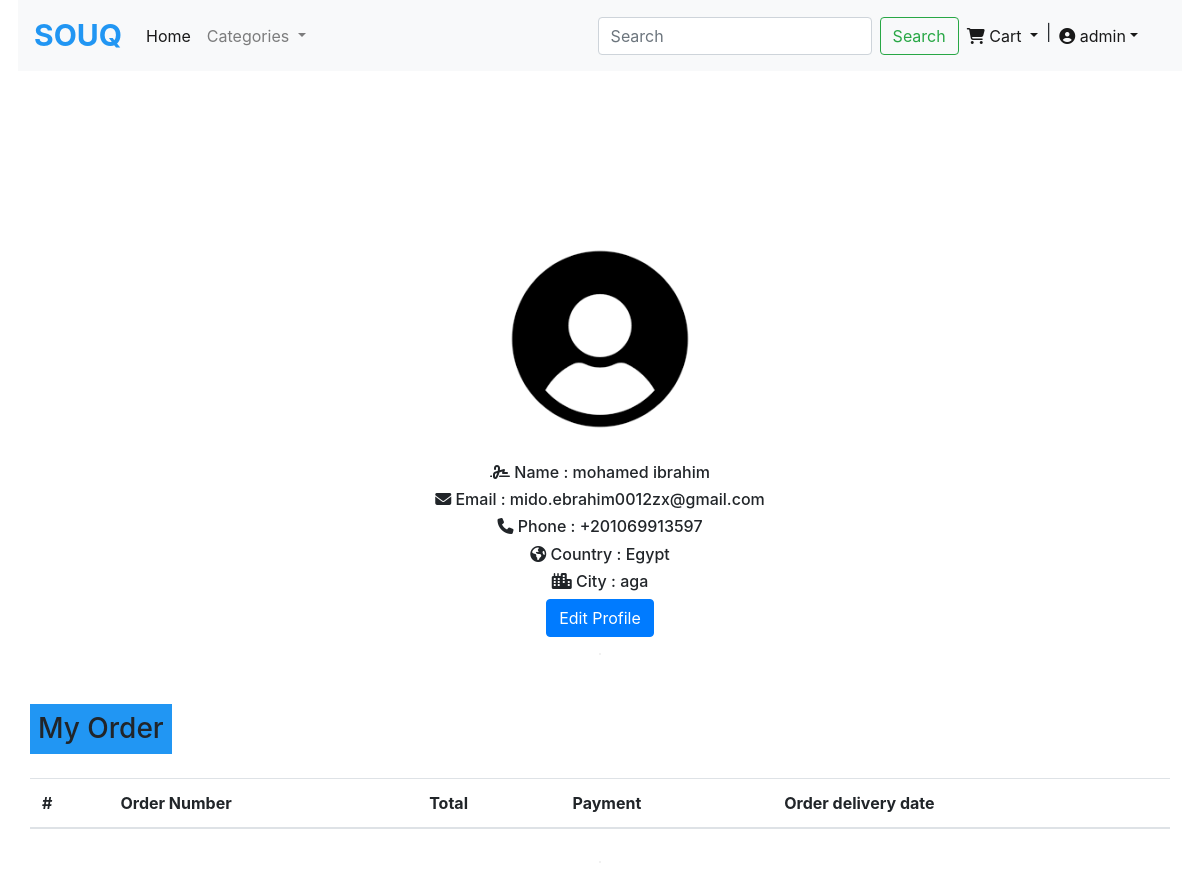
Screenshot of /accounts/profile/admin (signed in) with the database file from the repository.
### accounts/models.py (models this page shows, shortened)
class Profile(models.Model):
    user=models.OneToOneField(User, verbose_name=_("user"), on_delete=models.CASCADE)
    productfavorites=models.ManyToManyField(Product,blank=True,null=True)
    phone=models.CharField(max_length=20,verbose_name=_("phone"))
    slug=models.SlugField(blank=True, null=True)
    image=models.ImageField(upload_to='profile/',blank=True, null=True)
    country=CountryField(blank_label='select country')
    adress=models.CharField(max_length=100)
    join_date=models.DateTimeField(verbose_name=_("Created At"), default=datetime.now)
    class Meta:
        verbose_name = _("Profile")
        verbose_name_plural = _("Profiles")
    def create_profile(sender ,*args, **kwargs):
        if kwargs['created']:
            user_profile=Profile.objects.create(user=kwargs['instance'])
    post_save.connect(create_profile , sender=User)

### accounts/views.py (the view)
# urls.py: path('profile/<slug:slug>',views.profile ,name='profile'),
@login_required(login_url='/accounts/login/')
def profile(request,slug):
    profile=get_object_or_404(Profile,slug=slug)
    if request.user.id == profile.user.id:
        context={'profile':profile}
        return render(request,'profile.html',context)
    else:
        return HttpResponseForbidden("You don't have permission to view this profile.")

### orders/order_context_processors.py (called while the page is built, shortened)
def get_detail(request):
    if  request.user.is_authenticated:
        if Order.objects.filter(user=request.user, is_finished=False).exists():
            order = Order.objects.get(user=request.user, is_finished=False)
            orderdetails = OrderDetails.objects.filter(order=order)
            total=0
            for sub in orderdetails:
                total += sub.cost * sub.quantity
            return {'orderdetails': orderdetails,
                    'total':total}
        else:
            return {}
    else:
        return {}

def order_payment(request):
    if request.user.is_authenticated:
        orders = Order.objects.all().filter(user=request.user)
        order_list = []
        return {'orders': order_list}
    else:
        return {}

### accounts/templates/profile.html (shortened to what this page needs)
{% extends 'base.html' %}
{% load static %}
{% block body %}
    <main class="mt-5 pt-4">
        <div class="container dark-grey-text mt-5">
          <div class="row">
            <div class="container ">
            <div class="row mt-5">
              <div class="profile-imgg col-md-12">
                {% if profile.image  %}
                <img class="profile-img" src="{{profile.image.url}}" alt="card-img-top">
                {% else %}
                  <img class="profile-img-defult" src="{% static 'img/user_no_image.png' %}" alt="card-img-top">
                {% endif %}
              </div>
              <div class="info mt-4 col-md-12">
                <h6><i class="fa-solid fa-signature"></i> Name : {{profile.user.first_name}} {{profile.user.last_name}} </h6>
                <h6><i class="fa-solid fa-envelope"></i> Email : {{profile.user.email}} </h6>
                <h6><i class="fa-solid fa-phone"></i> Phone : {{profile.phone}} </h6>
                <h6><i class="fa-solid fa-earth-americas"></i> Country : {{profile.country.name}} </h6>
                <h6><i class="fa-sharp fa-solid fa-city"></i> City : {{profile.adress}} </h6>
                <a class="btn btn-outline-success-modify my-2 my-sm-0" href="{% url 'accounts:edit' slug=user.profile.slug%}">Edit Profile</a>
              </div>
            </div>
          </div>
          <hr>
          <div class="container">
            <div class="row mt-4">
              <h3 class="p-2 mb-4" style="background-color: #2196f3;">My Order</h3>
              <table class="table">
                <thead>
                  <tr>
                    <th scope="col">#</th>
                    <th scope="col">Order Number</th>
                    <th scope="col">Total</th>
                    <th scope="col">Payment</th>
                    <th scope="col">Order delivery date</th>
                  </tr>
                </thead>
                </table>
                <hr>
            </div>
          </div>
          </div>
        </div>
    </main>
{% endblock body %}

### templates/navbar.html (shortened to what this page needs)
<div class="containerrrr" style="width: 97%; margin:0 auto;">
  <nav class="navbar navbar-expand-lg navbar-light bg-light">
   <a class="navbar-brand " style="color: #2196f3;font-weight:bold;font-size:30px" href="{% url 'product:product_list' %}">SOUQ</a>
   <div class="collapse navbar-collapse" id="navbarSupportedContent">
     <ul class="navbar-nav mr-auto">
       <li class="nav-item active">
         <a class="nav-link" href="#">Home </a>
       </li>
       <li class="nav-item dropdown">
           <a class="nav-link dropdown-toggle" href="#" role="button" data-toggle="dropdown" aria-expanded="false">
               Categories
           </a>
       </li>
     </ul>
     <form class="form-inline my-2 my-lg-0" action="{% url 'products:product_list' %}">
       <input class="form-control mr-sm-2" type="search" name="searchname" placeholder="Search" aria-label="Search">
       <button class="btn btn-outline-success my-2 my-sm-0" type="submit">Search</button>
     </form>
     <ul class="navbar-nav">
      {% if user.is_authenticated %}
        <li class="nav-item dropdown">
          <a class="nav-link dropdown-toggle active" href="#" id="navbarDropdown" role="button" data-toggle="dropdown" aria-haspopup="true" aria-expanded="false">
            <i class="fas fa-shopping-cart"></i> Cart
          </a>
        </li>
        {% endif %}
      {% if user.is_authenticated %}
       <span class="mt-1" >
         |
       </span>
       <li class="nav-item dropdown " style="margin-right: 20px;">
         <a class="nav-link dropdown-toggle active" href="#" role="button" data-toggle="dropdown" aria-expanded="false"><i class="fa-solid fa-circle-user"></i> {{user.username}}</a>
       </li>
      {% else %}
       <li class="nav-item active">
           <a class="nav-link " href="{% url 'accounts:signin' %}"><span style="font-size: bold"> <i class="fa-solid fa-right-to-bracket"></i> Sign In</span></a>
       </li>
       {% endif %}
    </ul>
   </div>
  </nav>
</div>

### static/css/main.css (style rules this page uses)
.btn-outline-success-modify { color: #ffffff; background-color: #007bff; border-color: #007bff; }
.profile-imgg { display: block; margin: 0 auto; text-align: center; }
.profile-img-defult { width: 200px; height: 200px; }
.info { display: block; text-align: center; }
.containerrrr { padding-right: 0px; padding-left: 0px; }
hr { border: 1px solid #f1f1f1; margin-bottom: 25px; }

### rows the page displays
Profile: user.first_name "mohamed", user.last_name "ibrahim", user.email "mido.ebrahim0012zx@gmail.com", phone "+201069913597", country.name "Egypt", adress "aga"

### other values shown
{{ user.username }} "admin"
